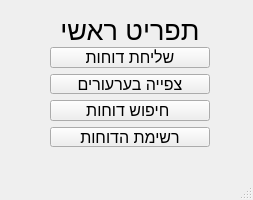
<?xml version="1.0" encoding="UTF-8"?>
<ui version="4.0">
 <class>MainWindow</class>
 <widget class="QMainWindow" name="MainWindow">
  <property name="geometry">
   <rect>
    <x>0</x>
    <y>0</y>
    <width>253</width>
    <height>200</height>
   </rect>
  </property>
  <property name="windowTitle">
   <string>MainWindow</string>
  </property>
  <widget class="QWidget" name="centralwidget">
   <widget class="QWidget" name="verticalLayoutWidget">
    <property name="geometry">
     <rect>
      <x>50</x>
      <y>20</y>
      <width>160</width>
      <height>127</height>
     </rect>
    </property>
    <layout class="QVBoxLayout" name="verticalLayout">
     <item>
      <widget class="QLabel" name="label">
       <property name="font">
        <font>
         <pointsize>20</pointsize>
        </font>
       </property>
       <property name="text">
        <string>תפריט ראשי</string>
       </property>
       <property name="alignment">
        <set>Qt::AlignCenter</set>
       </property>
      </widget>
     </item>
     <item>
      <widget class="QPushButton" name="pushButton_2">
       <property name="font">
        <font>
         <pointsize>12</pointsize>
        </font>
       </property>
       <property name="text">
        <string>שליחת דוחות</string>
       </property>
      </widget>
     </item>
     <item>
      <widget class="QPushButton" name="pushButton_3">
       <property name="font">
        <font>
         <pointsize>12</pointsize>
        </font>
       </property>
       <property name="text">
        <string>צפייה בערעורים</string>
       </property>
      </widget>
     </item>
     <item>
      <widget class="QPushButton" name="pushButton">
       <property name="font">
        <font>
         <pointsize>12</pointsize>
        </font>
       </property>
       <property name="text">
        <string>חיפוש דוחות </string>
       </property>
      </widget>
     </item>
     <item>
      <widget class="QPushButton" name="pushButton_4">
       <property name="font">
        <font>
         <pointsize>12</pointsize>
        </font>
       </property>
       <property name="text">
        <string>רשימת הדוחות</string>
       </property>
      </widget>
     </item>
    </layout>
   </widget>
  </widget>
  <widget class="QMenuBar" name="menubar">
   <property name="geometry">
    <rect>
     <x>0</x>
     <y>0</y>
     <width>253</width>
     <height>18</height>
    </rect>
   </property>
  </widget>
  <widget class="QStatusBar" name="statusbar"/>
 </widget>
 <resources/>
 <connections/>
</ui>
